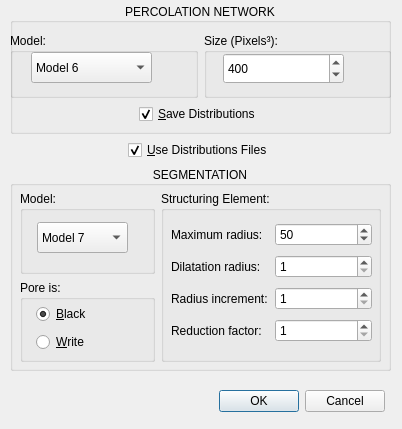
<?xml version="1.0" encoding="UTF-8"?>
<ui version="4.0">
 <class>DialogPercolationNetwork</class>
 <widget class="QDialog" name="DialogPercolationNetwork">
  <property name="windowModality">
   <enum>Qt::WindowModal</enum>
  </property>
  <property name="geometry">
   <rect>
    <x>0</x>
    <y>0</y>
    <width>402</width>
    <height>429</height>
   </rect>
  </property>
  <property name="minimumSize">
   <size>
    <width>402</width>
    <height>429</height>
   </size>
  </property>
  <property name="maximumSize">
   <size>
    <width>402</width>
    <height>429</height>
   </size>
  </property>
  <property name="windowTitle">
   <string>Percolation Network</string>
  </property>
  <property name="windowIcon">
   <iconset resource="application.qrc">
    <normaloff>:/images/logo.png</normaloff>:/images/logo.png</iconset>
  </property>
  <property name="autoFillBackground">
   <bool>false</bool>
  </property>
  <widget class="QDialogButtonBox" name="buttonBox">
   <property name="geometry">
    <rect>
     <x>14</x>
     <y>375</y>
     <width>371</width>
     <height>52</height>
    </rect>
   </property>
   <property name="minimumSize">
    <size>
     <width>80</width>
     <height>52</height>
    </size>
   </property>
   <property name="inputMethodHints">
    <set>Qt::ImhNone</set>
   </property>
   <property name="orientation">
    <enum>Qt::Horizontal</enum>
   </property>
   <property name="standardButtons">
    <set>QDialogButtonBox::Cancel|QDialogButtonBox::Ok</set>
   </property>
  </widget>
  <widget class="QGroupBox" name="groupBoxPercolationNetwork">
   <property name="geometry">
    <rect>
     <x>10</x>
     <y>3</y>
     <width>381</width>
     <height>131</height>
    </rect>
   </property>
   <property name="title">
    <string>PERCOLATION NETWORK</string>
   </property>
   <property name="alignment">
    <set>Qt::AlignCenter</set>
   </property>
   <widget class="QWidget" name="layoutWidget1">
    <property name="geometry">
     <rect>
      <x>0</x>
      <y>30</y>
      <width>381</width>
      <height>91</height>
     </rect>
    </property>
    <layout class="QGridLayout" name="gridLayout_2">
     <item row="0" column="1">
      <widget class="QGroupBox" name="groupBox_8">
       <property name="title">
        <string>Size (Pixels³):</string>
       </property>
       <widget class="QSpinBox" name="spinBoxPNSize">
        <property name="geometry">
         <rect>
          <x>19</x>
          <y>20</y>
          <width>121</width>
          <height>31</height>
         </rect>
        </property>
        <property name="minimum">
         <number>50</number>
        </property>
        <property name="maximum">
         <number>1000</number>
        </property>
        <property name="singleStep">
         <number>10</number>
        </property>
        <property name="value">
         <number>400</number>
        </property>
       </widget>
      </widget>
     </item>
     <item row="0" column="0">
      <widget class="QGroupBox" name="groupBox_7">
       <property name="title">
        <string>Model:</string>
       </property>
       <widget class="QComboBox" name="comboBoxPNModel">
        <property name="geometry">
         <rect>
          <x>21</x>
          <y>19</y>
          <width>121</width>
          <height>31</height>
         </rect>
        </property>
        <property name="currentIndex">
         <number>5</number>
        </property>
        <item>
         <property name="text">
          <string extracomment="Sort Sites and Links by the position on the X axis">Model 1</string>
         </property>
        </item>
        <item>
         <property name="text">
          <string extracomment="First sorts the sites and then sort the links by the position on the X axis">Model 2</string>
         </property>
        </item>
        <item>
         <property name="text">
          <string>Model 3</string>
         </property>
        </item>
        <item>
         <property name="text">
          <string>Model 4</string>
         </property>
        </item>
        <item>
         <property name="text">
          <string>Model 5</string>
         </property>
        </item>
        <item>
         <property name="text">
          <string>Model 6</string>
         </property>
        </item>
       </widget>
      </widget>
     </item>
     <item row="1" column="0" colspan="2" alignment="Qt::AlignHCenter">
      <widget class="QCheckBox" name="checkBoxSaveDistributions">
       <property name="layoutDirection">
        <enum>Qt::LeftToRight</enum>
       </property>
       <property name="autoFillBackground">
        <bool>false</bool>
       </property>
       <property name="text">
        <string>&amp;Save Distributions</string>
       </property>
       <property name="checked">
        <bool>true</bool>
       </property>
       <property name="tristate">
        <bool>false</bool>
       </property>
      </widget>
     </item>
    </layout>
   </widget>
  </widget>
  <widget class="QWidget" name="layoutWidget">
   <property name="geometry">
    <rect>
     <x>10</x>
     <y>140</y>
     <width>381</width>
     <height>231</height>
    </rect>
   </property>
   <layout class="QGridLayout" name="gridLayout_5">
    <item row="0" column="0" alignment="Qt::AlignHCenter">
     <widget class="QCheckBox" name="checkBoxUseDistributionsFiles">
      <property name="enabled">
       <bool>true</bool>
      </property>
      <property name="layoutDirection">
       <enum>Qt::LeftToRight</enum>
      </property>
      <property name="autoFillBackground">
       <bool>false</bool>
      </property>
      <property name="text">
       <string>&amp;Use Distributions Files</string>
      </property>
      <property name="checked">
       <bool>true</bool>
      </property>
      <property name="tristate">
       <bool>false</bool>
      </property>
     </widget>
    </item>
    <item row="1" column="0">
     <widget class="QGroupBox" name="groupBoxSementation">
      <property name="enabled">
       <bool>true</bool>
      </property>
      <property name="maximumSize">
       <size>
        <width>500</width>
        <height>500</height>
       </size>
      </property>
      <property name="title">
       <string>SEGMENTATION</string>
      </property>
      <property name="alignment">
       <set>Qt::AlignCenter</set>
      </property>
      <widget class="QWidget" name="layoutWidget2">
       <property name="geometry">
        <rect>
         <x>10</x>
         <y>25</y>
         <width>361</width>
         <height>171</height>
        </rect>
       </property>
       <layout class="QGridLayout" name="gridLayout">
        <item row="0" column="0">
         <widget class="QGroupBox" name="groupBox_6">
          <property name="title">
           <string>Model:</string>
          </property>
          <widget class="QComboBox" name="comboBoxSModel">
           <property name="geometry">
            <rect>
             <x>17</x>
             <y>31</y>
             <width>91</width>
             <height>31</height>
            </rect>
           </property>
           <item>
            <property name="text">
             <string>Model 7</string>
            </property>
           </item>
           <item>
            <property name="text">
             <string>Model 8</string>
            </property>
           </item>
           <item>
            <property name="text">
             <string>Model 9</string>
            </property>
           </item>
           <item>
            <property name="text">
             <string>Model 10</string>
            </property>
           </item>
           <item>
            <property name="text">
             <string>Model 11</string>
            </property>
           </item>
          </widget>
         </widget>
        </item>
        <item row="0" column="1" rowspan="2">
         <widget class="QGroupBox" name="groupBox_2">
          <property name="minimumSize">
           <size>
            <width>220</width>
            <height>151</height>
           </size>
          </property>
          <property name="title">
           <string>Structuring Element:</string>
          </property>
          <widget class="QWidget" name="layoutWidget3">
           <property name="geometry">
            <rect>
             <x>10</x>
             <y>29</y>
             <width>201</width>
             <height>128</height>
            </rect>
           </property>
           <layout class="QGridLayout" name="gridLayout_3">
            <item row="3" column="0">
             <widget class="QLabel" name="label_5">
              <property name="text">
               <string>Reduction factor:</string>
              </property>
             </widget>
            </item>
            <item row="1" column="0">
             <widget class="QLabel" name="label_7">
              <property name="text">
               <string>Dilatation radius:</string>
              </property>
             </widget>
            </item>
            <item row="2" column="0">
             <widget class="QLabel" name="label_8">
              <property name="text">
               <string>Radius increment:</string>
              </property>
             </widget>
            </item>
            <item row="2" column="1">
             <widget class="QSpinBox" name="spinBoxRinc">
              <property name="minimum">
               <number>1</number>
              </property>
             </widget>
            </item>
            <item row="3" column="1">
             <widget class="QSpinBox" name="spinBoxRreduction">
              <property name="minimum">
               <number>1</number>
              </property>
             </widget>
            </item>
            <item row="0" column="0">
             <widget class="QLabel" name="label_9">
              <property name="text">
               <string>Maximum radius:</string>
              </property>
             </widget>
            </item>
            <item row="0" column="1">
             <widget class="QSpinBox" name="spinBoxRmax">
              <property name="minimum">
               <number>1</number>
              </property>
              <property name="maximum">
               <number>1000</number>
              </property>
              <property name="value">
               <number>50</number>
              </property>
             </widget>
            </item>
            <item row="1" column="1">
             <widget class="QSpinBox" name="spinBoxRdilatation">
              <property name="minimum">
               <number>1</number>
              </property>
              <property name="maximum">
               <number>10</number>
              </property>
              <property name="value">
               <number>1</number>
              </property>
             </widget>
            </item>
           </layout>
          </widget>
         </widget>
        </item>
        <item row="1" column="0">
         <widget class="QGroupBox" name="groupBox_3">
          <property name="title">
           <string>Pore is:</string>
          </property>
          <widget class="QWidget" name="layoutWidget4">
           <property name="geometry">
            <rect>
             <x>16</x>
             <y>22</y>
             <width>91</width>
             <height>52</height>
            </rect>
           </property>
           <layout class="QGridLayout" name="gridLayout_4">
            <item row="0" column="0">
             <widget class="QRadioButton" name="radioButtonBlack">
              <property name="text">
               <string>&amp;Black</string>
              </property>
              <property name="checked">
               <bool>true</bool>
              </property>
             </widget>
            </item>
            <item row="1" column="0">
             <widget class="QRadioButton" name="radioButtonWrite">
              <property name="text">
               <string>&amp;Write</string>
              </property>
             </widget>
            </item>
           </layout>
          </widget>
         </widget>
        </item>
       </layout>
      </widget>
     </widget>
    </item>
   </layout>
  </widget>
 </widget>
 <tabstops>
  <tabstop>radioButtonBlack</tabstop>
  <tabstop>radioButtonWrite</tabstop>
 </tabstops>
 <resources>
  <include location="application.qrc"/>
 </resources>
 <connections>
  <connection>
   <sender>buttonBox</sender>
   <signal>accepted()</signal>
   <receiver>DialogPercolationNetwork</receiver>
   <slot>accept()</slot>
   <hints>
    <hint type="sourcelabel">
     <x>290</x>
     <y>284</y>
    </hint>
    <hint type="destinationlabel">
     <x>157</x>
     <y>274</y>
    </hint>
   </hints>
  </connection>
  <connection>
   <sender>buttonBox</sender>
   <signal>rejected()</signal>
   <receiver>DialogPercolationNetwork</receiver>
   <slot>reject()</slot>
   <hints>
    <hint type="sourcelabel">
     <x>290</x>
     <y>284</y>
    </hint>
    <hint type="destinationlabel">
     <x>286</x>
     <y>274</y>
    </hint>
   </hints>
  </connection>
 </connections>
</ui>
